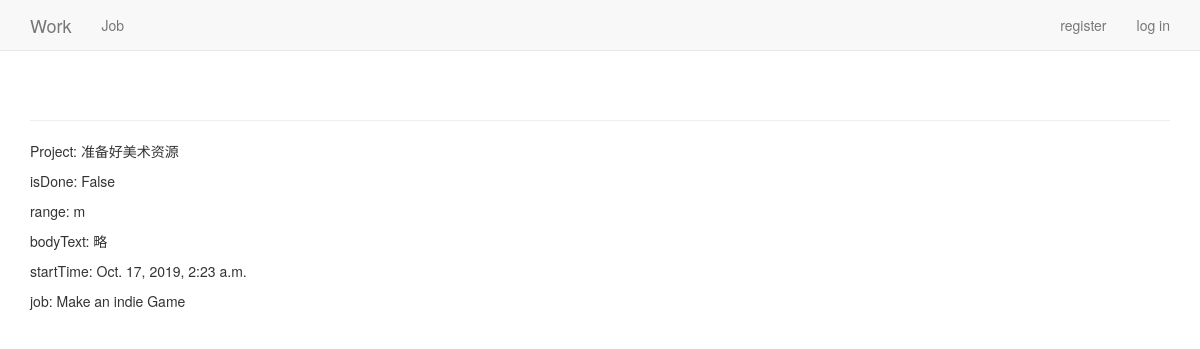
Page /work/Projects/1/ on the committed database.
### Work/models.py (models this page shows)
class Project(models.Model):
    timeRange = [
        ('y', 'Year'),
        ('m', 'Month'),
        ('w', 'Weak'),
        ('d', 'Day'),
    ]
    isDone = models.BooleanField()  # 是否已经完成了
    range = models.CharField(max_length=5, choices=timeRange)  # 年、月、周还是日计划
    title = models.CharField(max_length=20)  # 计划名称
    bodyText = models.CharField(max_length=50)  # 计划正文
    startTime = models.DateTimeField(auto_now_add=True)  # 计划创立时间
    job = models.ForeignKey('Job', on_delete=models.CASCADE)
    def __str__(self):
        return self.title

class Job(models.Model):
    title = models.CharField(max_length=20)  # 标题
    describe = models.TextField()  # 工作描述
    def __str__(self):
        return self.title

### Work/views.py (the view)
# urls.py: re_path(r'^Projects/(?P<project_id>\d+)/$', views.project, name='project'),
def project(request, project_id):
    project = Project.objects.get(id=project_id)
    isDone = project.isDone
    range = project.range
    bodyText = project.bodyText
    startTime = project.startTime
    job = project.job
    context = {
        'project': project,
        'isDone': isDone,
        'range': range,
        'bodyText': bodyText,
        'startTime': startTime,
        'job': job,
    }
    return render(request, 'work/project.html', context)

### Work/templates/work/project.html (shortened to what this page needs)
<!DOCTYPE html>
<html lang="en">
<head>
</head>
<body>
    {% extends "work/base.html" %}
    {% block content %}
        <p>Project: {{ project }}</p>
        <p>isDone: {{ isDone }}</p>
        <p>range: {{range}}</p>
        <p>bodyText: {{bodyText}}</p>
        <p>startTime: {{startTime}}</p>
        <p>job: {{job}}</p>
    {% endblock content %}

### rows in the picture
Project: title "准备好美术资源", startTime "Oct. 17, 2019, 2:23 a.m."
Job: title "Make an indie Game"

### other values in the picture
{{ isDone }} "False"
{{ range }} "m"
{{ bodyText }} "略"
